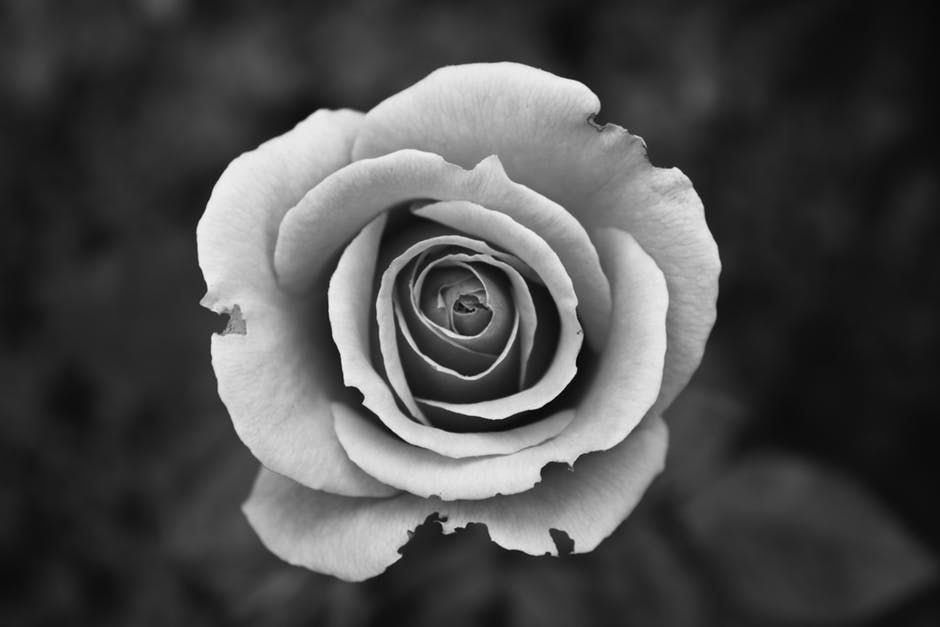
#> input picture EdgeDetection/rose.jpeg, 940 x 627 px
$ python sobel.py
#> lines starting #> are read from the running program, lines starting #| are printed output that depends on the picture
import math
import cv2
import numpy as np

img = cv2.imread('rose.jpeg',0).astype('float64')
#> img: shape (627, 940) float64; min 0, max 251, mean 76.6
xkernel = np.array([[-1,0,1],[-2,0,2],[-1,0,1]])
ykernel = np.array([[-1,-2,-1],[0,0,0],[1,2,1]])
sobelx = cv2.filter2D(img,-1,xkernel)
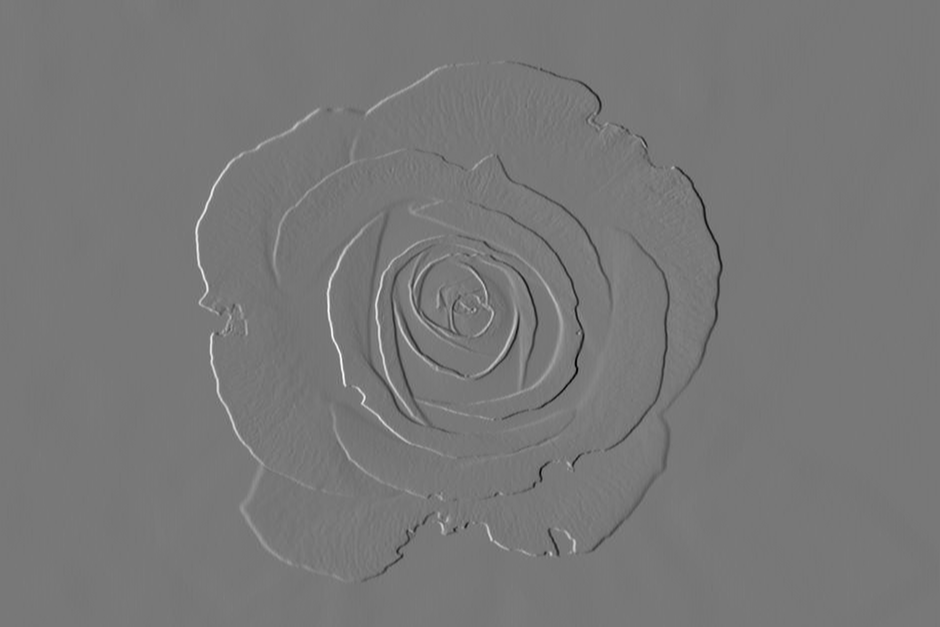
#> sobelx: shape (627, 940) float64; min -739, max 828, mean -0.1; drawn with min black and max white
sobely = cv2.filter2D(img,-1,ykernel)
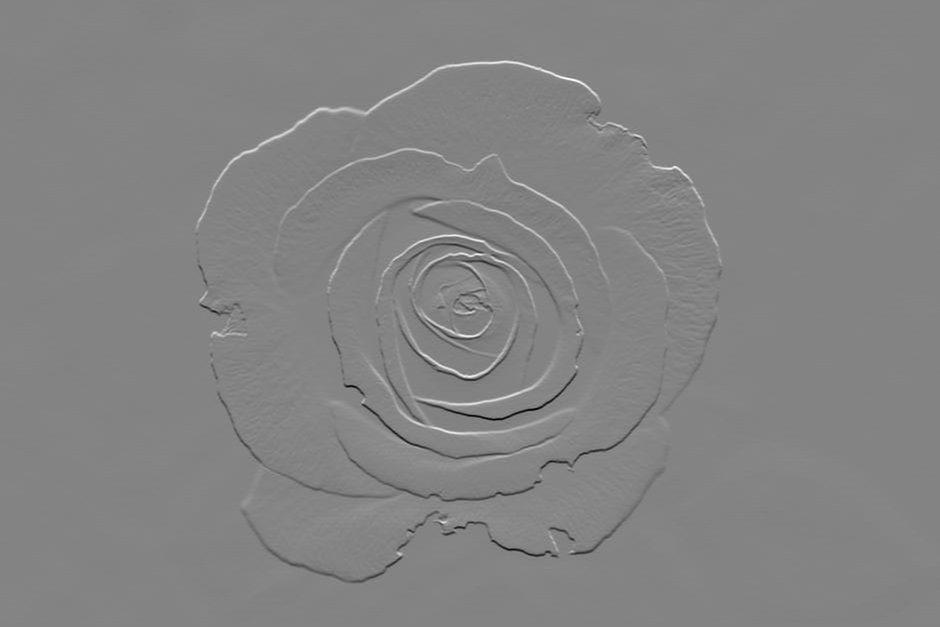
#> sobely: shape (627, 940) float64; min -792, max 741, mean 0; drawn with min black and max white
sobelx=sobelx**2;
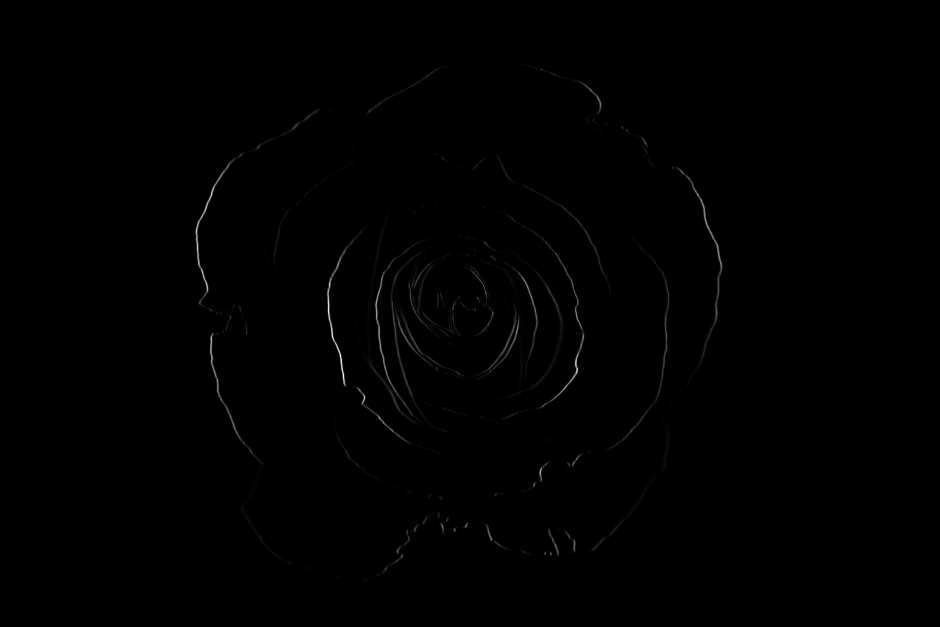
#> sobelx: shape (627, 940) float64; min 0, max 685584, mean 2114.9; drawn with min black and max white
sobely=sobely**2;
sobelxy=np.sqrt(sobelx+sobely).astype('uint8')
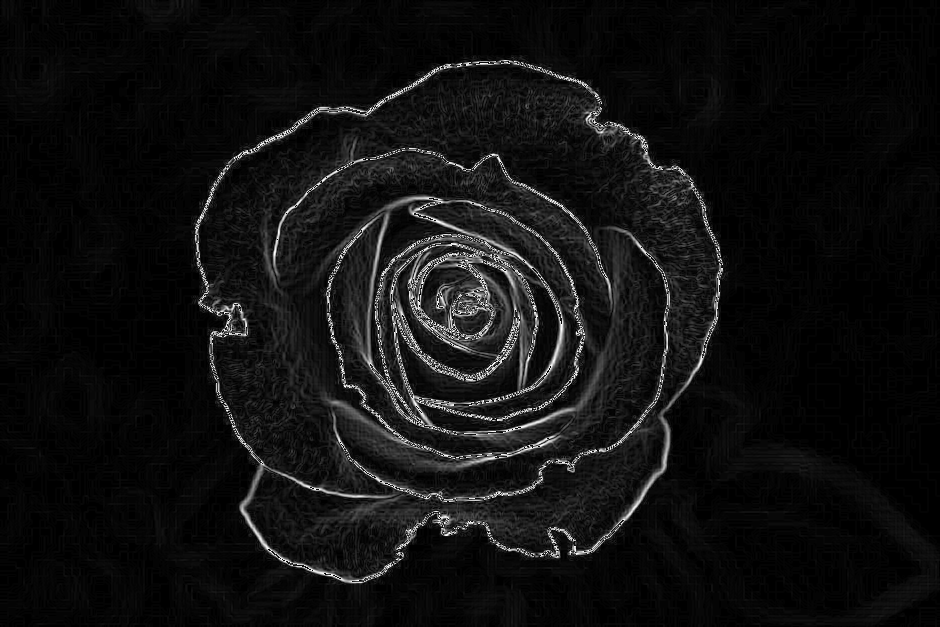
#> sobelxy: shape (627, 940); min 0, max 255, mean 16.5
cv2.imshow('rose-sobel.jpeg',sobelxy)
cv2.imwrite('rose-sobel.jpeg',sobelxy)
cv2.waitKey(0)
cv2.destroyAllWindows()
